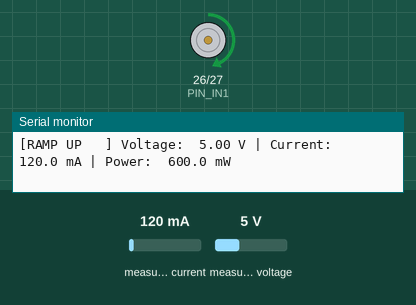
Simulated run of this sketch. Board: ESP32. Shown: motor-driver pin pairs drawn as motors (green arrow = first pin HIGH = forward, orange = second pin HIGH = backward, longer = more drive, scaled by the enable pin), the last lines printed to the serial monitor. The inputs (shaded band) are chosen by the test bench; at power-on: measured current 120 mA, measured voltage 5 V.

Above: at 5.2 s.
5.3 s: measured current set to 40 mA
At 7.0 s:
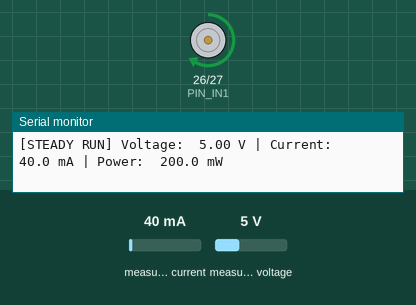
7.3 s: measured voltage set to 0.3 V
At 12.6 s:
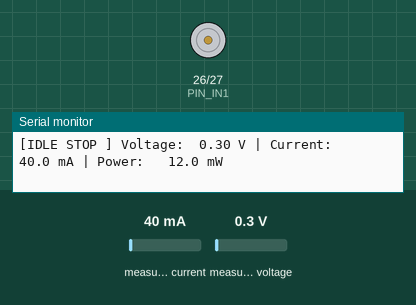
Timing chart, 0 to 16.3 s (numbered marks = the images above; inputs shaded):
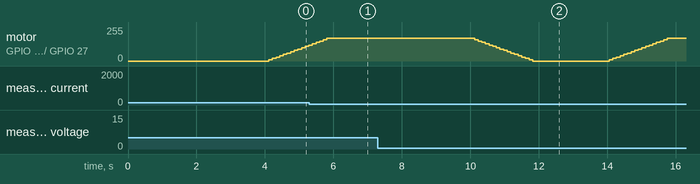

The sketch:

ina219_testing.ino
```cpp
#include <Wire.h>
#include <Adafruit_INA219.h>

#define PIN_ENA 25  // PWM speed pin
#define PIN_IN1 26  // Direction pin A
#define PIN_IN2 27  // Direction pin B

const int PWM_FREQ = 5000;
const int PWM_RES  = 8;
const int PWM_CH   = 0;

Adafruit_INA219 ina219;

void setMotorSpeed(int duty) {
  duty = constrain(duty, 0, 255);
  #if ESP_ARDUINO_VERSION_MAJOR >= 3
    ledcWrite(PIN_ENA, duty);
  #else
    ledcWrite(PWM_CH, duty);
  #endif
}

void printTelemetry(const char* label) {
  float busVoltage = ina219.getBusVoltage_V();
  float current_mA = ina219.getCurrent_mA();
  float power_mW   = ina219.getPower_mW();

  Serial.printf("[%s] Voltage: %5.2f V | Current: %6.1f mA | Power: %6.1f mW\n",
                label, busVoltage, current_mA, power_mW);
}

void setup() {
  Serial.begin(115200);
  delay(1000);
  Serial.println("\n=== MachinoCare: Motor + INA219 Telemetry ===");

  pinMode(PIN_IN1, OUTPUT);
  pinMode(PIN_IN2, OUTPUT);
  digitalWrite(PIN_IN1, LOW);
  digitalWrite(PIN_IN2, LOW);

  #if ESP_ARDUINO_VERSION_MAJOR >= 3
    ledcAttach(PIN_ENA, PWM_FREQ, PWM_RES);
  #else
    ledcSetup(PWM_CH, PWM_FREQ, PWM_RES);
    ledcAttachPin(PIN_ENA, PWM_CH);
  #endif

  Wire.begin(21, 22);
  if (!ina219.begin()) {
    Serial.println("[-] INA219 initialization failed!");
    while (1) delay(10);
  }

  Serial.println("[+] INA219 connected and verified.");
  Serial.println("[+] Plug in the 12V adapter now. Motor starts in 3 seconds...");
  delay(3000);
}

void loop() {
  // Direction: Forward
  digitalWrite(PIN_IN1, HIGH);
  digitalWrite(PIN_IN2, LOW);

  // 1. Soft-start ramp up
  for (int duty = 0; duty <= 170; duty += 10) {
    setMotorSpeed(duty);
    printTelemetry("RAMP UP   ");
    delay(100);
  }

  // 2. Steady run at ~65% speed for 4 seconds
  unsigned long startSteady = millis();
  while (millis() - startSteady < 4000) {
    printTelemetry("STEADY RUN");
    delay(250);
  }

  // 3. Ramp down
  for (int duty = 170; duty >= 0; duty -= 10) {
    setMotorSpeed(duty);
    printTelemetry("RAMP DOWN ");
    delay(100);
  }

  // 4. Standstill idle
  digitalWrite(PIN_IN1, LOW);
  digitalWrite(PIN_IN2, LOW);
  for (int i = 0; i < 4; i++) {
    printTelemetry("IDLE STOP ");
    delay(500);
  }
}
```
